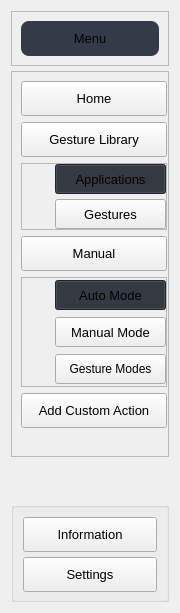
       <widget class="QWidget" name="Menu_Widget" native="true">
        <property name="minimumSize">
         <size>
          <width>180</width>
          <height>450</height>
         </size>
        </property>
        <property name="maximumSize">
         <size>
          <width>180</width>
          <height>16777215</height>
         </size>
        </property>
        <property name="styleSheet">
         <string notr="true">QPushButton:checked{
	background-color:rgb(44, 49, 60)
}</string>
        </property>
        <layout class="QVBoxLayout" name="verticalLayout_4">
         <property name="spacing">
          <number>5</number>
         </property>
         <item alignment="Qt::AlignTop">
          <widget class="QFrame" name="Menu_Top_Frame">
           <property name="maximumSize">
            <size>
             <width>16777215</width>
             <height>55</height>
            </size>
           </property>
           <property name="frameShape">
            <enum>QFrame::StyledPanel</enum>
           </property>
           <property name="frameShadow">
            <enum>QFrame::Raised</enum>
           </property>
           <layout class="QGridLayout" name="gridLayout_3">
            <item row="0" column="0">
             <widget class="QPushButton" name="Menu_Button">
              <property name="minimumSize">
               <size>
                <width>0</width>
                <height>35</height>
               </size>
              </property>
              <property name="maximumSize">
               <size>
                <width>140</width>
                <height>16777215</height>
               </size>
              </property>
              <property name="font">
               <font>
                <pointsize>10</pointsize>
                <bold>false</bold>
               </font>
              </property>
              <property name="styleSheet">
               <string notr="true">
padding:2px 30px;

    border-radius: 8px; 
background-color:#343B48;</string>
              </property>
              <property name="text">
               <string>Menu</string>
              </property>
              <property name="icon">
               <iconset resource="Resources.qrc">
                <normaloff>:/icons/Icons2/menu.svg</normaloff>:/icons/Icons2/menu.svg</iconset>
              </property>
             </widget>
            </item>
           </layout>
          </widget>
         </item>
         <item>
          <widget class="QFrame" name="Menu_Middle_Frame">
           <property name="minimumSize">
            <size>
             <width>50</width>
             <height>150</height>
            </size>
           </property>
           <property name="maximumSize">
            <size>
             <width>16777215</width>
             <height>16777215</height>
            </size>
           </property>
           <property name="frameShape">
            <enum>QFrame::StyledPanel</enum>
           </property>
           <property name="frameShadow">
            <enum>QFrame::Raised</enum>
           </property>
           <layout class="QVBoxLayout" name="verticalLayout_5">
            <property name="rightMargin">
             <number>1</number>
            </property>
            <item>
             <widget class="QPushButton" name="Home_Button">
              <property name="minimumSize">
               <size>
                <width>120</width>
                <height>35</height>
               </size>
              </property>
              <property name="font">
               <font>
                <pointsize>10</pointsize>
               </font>
              </property>
              <property name="styleSheet">
               <string notr="true">#Home_Button:hover{
	  border: 1px solid rgb(170, 20, 101);
	font-weight: bold
}

#Home_Button:checked{
	 
	font-weight: bold
}
</string>
              </property>
              <property name="text">
               <string>Home</string>
              </property>
              <property name="icon">
               <iconset resource="Resources.qrc">
                <normaloff>:/icons/Icons2/home.svg</normaloff>:/icons/Icons2/home.svg</iconset>
              </property>
              <property name="checkable">
               <bool>true</bool>
              </property>
              <property name="autoExclusive">
               <bool>true</bool>
              </property>
             </widget>
            </item>
            <item>
             <widget class="QPushButton" name="Library_Button">
              <property name="minimumSize">
               <size>
                <width>120</width>
                <height>35</height>
               </size>
              </property>
              <property name="font">
               <font>
                <pointsize>10</pointsize>
               </font>
              </property>
              <property name="styleSheet">
               <string notr="true">#Library_Button:hover{
	  border: 1px solid rgb(170, 20, 101);
	font-weight: bold
}
#Library_Button:checked{
	 
	font-weight: bold
}
</string>
              </property>
              <property name="text">
               <string>Gesture Library</string>
              </property>
              <property name="icon">
               <iconset resource="Resources.qrc">
                <normaloff>:/icons/Icons2/globe.svg</normaloff>:/icons/Icons2/globe.svg</iconset>
              </property>
              <property name="checkable">
               <bool>true</bool>
              </property>
              <property name="autoExclusive">
               <bool>true</bool>
              </property>
             </widget>
            </item>
            <item alignment="Qt::AlignVCenter">
             <widget class="QFrame" name="Library_Button_Container">
              <property name="minimumSize">
               <size>
                <width>140</width>
                <height>65</height>
               </size>
              </property>
              <property name="frameShape">
               <enum>QFrame::StyledPanel</enum>
              </property>
              <property name="frameShadow">
               <enum>QFrame::Raised</enum>
              </property>
              <layout class="QVBoxLayout" name="verticalLayout_7">
               <property name="spacing">
                <number>5</number>
               </property>
               <property name="leftMargin">
                <number>33</number>
               </property>
               <property name="topMargin">
                <number>0</number>
               </property>
               <property name="rightMargin">
                <number>0</number>
               </property>
               <property name="bottomMargin">
                <number>0</number>
               </property>
               <item>
                <widget class="QPushButton" name="Application_Button">
                 <property name="minimumSize">
                  <size>
                   <width>105</width>
                   <height>30</height>
                  </size>
                 </property>
                 <property name="font">
                  <font>
                   <pointsize>10</pointsize>
                  </font>
                 </property>
                 <property name="styleSheet">
                  <string notr="true">
#Application_Button:hover{
	  border: 1px solid rgb(170, 20, 101);

}

</string>
                 </property>
                 <property name="text">
                  <string>Applications</string>
                 </property>
                 <property name="icon">
                  <iconset resource="Resources.qrc">
                   <normaloff>:/icons/Icons2/cast.svg</normaloff>:/icons/Icons2/cast.svg</iconset>
                 </property>
                 <property name="checkable">
                  <bool>true</bool>
                 </property>
                 <property name="checked">
                  <bool>true</bool>
                 </property>
                 <property name="autoExclusive">
                  <bool>true</bool>
                 </property>
                 <property name="autoDefault">
                  <bool>false</bool>
                 </property>
                </widget>
               </item>
               <item>
                <widget class="QPushButton" name="Gestures_Button">
                 <property name="minimumSize">
                  <size>
                   <width>105</width>
                   <height>30</height>
                  </size>
                 </property>
                 <property name="font">
                  <font>
                   <pointsize>10</pointsize>
                  </font>
                 </property>
                 <property name="styleSheet">
                  <string notr="true">#Gestures_Button:hover{
	  border: 1px solid rgb(170, 20, 101);

}
</string>
                 </property>
                 <property name="text">
                  <string>Gestures</string>
                 </property>
                 <property name="icon">
                  <iconset resource="Resources.qrc">
                   <normaloff>:/icons/Icons2/thumbs-up.svg</normaloff>:/icons/Icons2/thumbs-up.svg</iconset>
                 </property>
                 <property name="checkable">
                  <bool>true</bool>
                 </property>
                 <property name="autoExclusive">
                  <bool>true</bool>
                 </property>
                </widget>
               </item>
              </layout>
             </widget>
            </item>
            <item>
             <widget class="QPushButton" name="Manual_Button">
              <property name="minimumSize">
               <size>
                <width>120</width>
                <height>35</height>
               </size>
              </property>
              <property name="font">
               <font>
                <pointsize>10</pointsize>
               </font>
              </property>
              <property name="styleSheet">
               <string notr="true">#Manual_Button:hover{
	  border: 1px solid rgb(170, 20, 101);
	font-weight: bold
}

#Manual_Button:checked{
	 
	font-weight: bold
}

</string>
              </property>
              <property name="text">
               <string>Manual</string>
              </property>
              <property name="icon">
               <iconset resource="Resources.qrc">
                <normaloff>:/icons/Icons2/book-open.svg</normaloff>:/icons/Icons2/book-open.svg</iconset>
              </property>
              <property name="checkable">
               <bool>true</bool>
              </property>
              <property name="autoExclusive">
               <bool>true</bool>
              </property>
             </widget>
            </item>
            <item>
             <widget class="QFrame" name="Manual_Button_Container">
              <property name="minimumSize">
               <size>
                <width>140</width>
                <height>110</height>
               </size>
              </property>
              <property name="frameShape">
               <enum>QFrame::StyledPanel</enum>
              </property>
              <property name="frameShadow">
               <enum>QFrame::Raised</enum>
              </property>
              <layout class="QVBoxLayout" name="verticalLayout_9">
               <property name="spacing">
                <number>5</number>
               </property>
               <property name="leftMargin">
                <number>33</number>
               </property>
               <property name="topMargin">
                <number>0</number>
               </property>
               <property name="rightMargin">
                <number>0</number>
               </property>
               <property name="bottomMargin">
                <number>0</number>
               </property>
               <item>
                <widget class="QPushButton" name="AutoMode_Button">
                 <property name="minimumSize">
                  <size>
                   <width>105</width>
                   <height>30</height>
                  </size>
                 </property>
                 <property name="font">
                  <font>
                   <pointsize>10</pointsize>
                  </font>
                 </property>
                 <property name="styleSheet">
                  <string notr="true">#AutoMode_Button:hover{
	  border: 1px solid rgb(170, 20, 101);

}
</string>
                 </property>
                 <property name="text">
                  <string>Auto Mode</string>
                 </property>
                 <property name="icon">
                  <iconset resource="Resources.qrc">
                   <normaloff>:/icons/Icons2/refresh-ccw.svg</normaloff>:/icons/Icons2/refresh-ccw.svg</iconset>
                 </property>
                 <property name="checkable">
                  <bool>true</bool>
                 </property>
                 <property name="checked">
                  <bool>true</bool>
                 </property>
                 <property name="autoExclusive">
                  <bool>true</bool>
                 </property>
                 <property name="autoDefault">
                  <bool>false</bool>
                 </property>
                </widget>
               </item>
               <item>
                <widget class="QPushButton" name="ManualMode_Button">
                 <property name="minimumSize">
                  <size>
                   <width>105</width>
                   <height>30</height>
                  </size>
                 </property>
                 <property name="font">
                  <font>
                   <pointsize>10</pointsize>
                  </font>
                 </property>
                 <property name="styleSheet">
                  <string notr="true">#ManualMode_Button:hover{
	  border: 1px solid rgb(170, 20, 101);

}
</string>
                 </property>
                 <property name="text">
                  <string>Manual Mode</string>
                 </property>
                 <property name="icon">
                  <iconset resource="Resources.qrc">
                   <normaloff>:/icons/Icons2/tool.svg</normaloff>:/icons/Icons2/tool.svg</iconset>
                 </property>
                 <property name="checkable">
                  <bool>true</bool>
                 </property>
                 <property name="autoExclusive">
                  <bool>true</bool>
                 </property>
                </widget>
               </item>
               <item>
                <widget class="QPushButton" name="DynamicMode_Button">
                 <property name="minimumSize">
                  <size>
                   <width>0</width>
                   <height>30</height>
                  </size>
                 </property>
                 <property name="styleSheet">
                  <string notr="true">#DynamicMode_Button:hover{
	  border: 1px solid rgb(170, 20, 101);

}
</string>
                 </property>
                 <property name="text">
                  <string>Gesture Modes</string>
                 </property>
                 <property name="icon">
                  <iconset resource="Resources.qrc">
                   <normaloff>:/icons/Icons2/activity.svg</normaloff>:/icons/Icons2/activity.svg</iconset>
                 </property>
                 <property name="checkable">
                  <bool>true</bool>
                 </property>
                 <property name="autoExclusive">
                  <bool>true</bool>
                 </property>
                </widget>
               </item>
              </layout>
             </widget>
            </item>
            <item>
             <widget class="QPushButton" name="Custom_Button">
              <property name="minimumSize">
               <size>
                <width>120</width>
                <height>35</height>
               </size>
              </property>
              <property name="font">
               <font>
                <pointsize>10</pointsize>
               </font>
              </property>
              <property name="styleSheet">
               <string notr="true">#Custom_Button:hover{
	  border: 1px solid rgb(170, 20, 101);
	font-weight: bold
}
#Custom_Button:checked{
	 
	font-weight: bold
}
</string>
              </property>
              <property name="text">
               <string>Add Custom Action</string>
              </property>
              <property name="icon">
               <iconset resource="Resources.qrc">
                <normaloff>:/icons/Icons2/user.svg</normaloff>:/icons/Icons2/user.svg</iconset>
              </property>
              <property name="checkable">
               <bool>true</bool>
              </property>
              <property name="checked">
               <bool>false</bool>
              </property>
              <property name="autoExclusive">
               <bool>true</bool>
              </property>
             </widget>
            </item>
            <item>
             <spacer name="verticalSpacer_4">
              <property name="orientation">
               <enum>Qt::Vertical</enum>
              </property>
              <property name="sizeType">
               <enum>QSizePolicy::Expanding</enum>
              </property>
              <property name="sizeHint" stdset="0">
               <size>
                <width>20</width>
                <height>19</height>
               </size>
              </property>
             </spacer>
            </item>
           </layout>
          </widget>
         </item>
         <item>
          <spacer name="verticalSpacer_3">
           <property name="orientation">
            <enum>Qt::Vertical</enum>
           </property>
           <property name="sizeHint" stdset="0">
            <size>
             <width>20</width>
             <height>40</height>
            </size>
           </property>
          </spacer>
         </item>
         <item>
          <widget class="QGroupBox" name="Menu_Bottom_GroupBox">
           <property name="minimumSize">
            <size>
             <width>150</width>
             <height>80</height>
            </size>
           </property>
           <property name="maximumSize">
            <size>
             <width>16777215</width>
             <height>100</height>
            </size>
           </property>
           <layout class="QVBoxLayout" name="verticalLayout_6">
            <item>
             <widget class="QPushButton" name="Information_Button">
              <property name="enabled">
               <bool>true</bool>
              </property>
              <property name="minimumSize">
               <size>
                <width>120</width>
                <height>35</height>
               </size>
              </property>
              <property name="font">
               <font>
                <pointsize>10</pointsize>
               </font>
              </property>
              <property name="styleSheet">
               <string notr="true">#Information_Button:hover{
	  border: 1px solid rgb(170, 20, 101);
	font-weight: bold
}</string>
              </property>
              <property name="text">
               <string>Information</string>
              </property>
              <property name="icon">
               <iconset resource="Resources.qrc">
                <normaloff>:/icons/Icons2/info.svg</normaloff>:/icons/Icons2/info.svg</iconset>
              </property>
              <property name="checkable">
               <bool>true</bool>
              </property>
              <property name="checked">
               <bool>false</bool>
              </property>
              <property name="autoExclusive">
               <bool>true</bool>
              </property>
             </widget>
            </item>
            <item>
             <widget class="QPushButton" name="Settings_Button">
              <property name="minimumSize">
               <size>
                <width>120</width>
                <height>35</height>
               </size>
              </property>
              <property name="font">
               <font>
                <pointsize>10</pointsize>
               </font>
              </property>
              <property name="styleSheet">
               <string notr="true">#Settings_Button:hover{
	  border: 1px solid rgb(170, 20, 101);
	font-weight: bold
}</string>
              </property>
              <property name="text">
               <string>Settings</string>
              </property>
              <property name="icon">
               <iconset resource="Resources.qrc">
                <normaloff>:/icons/Icons2/settings.svg</normaloff>:/icons/Icons2/settings.svg</iconset>
              </property>
              <property name="checkable">
               <bool>true</bool>
              </property>
              <property name="autoExclusive">
               <bool>true</bool>
              </property>
             </widget>
            </item>
           </layout>
          </widget>
         </item>
        </layout>
       </widget>
